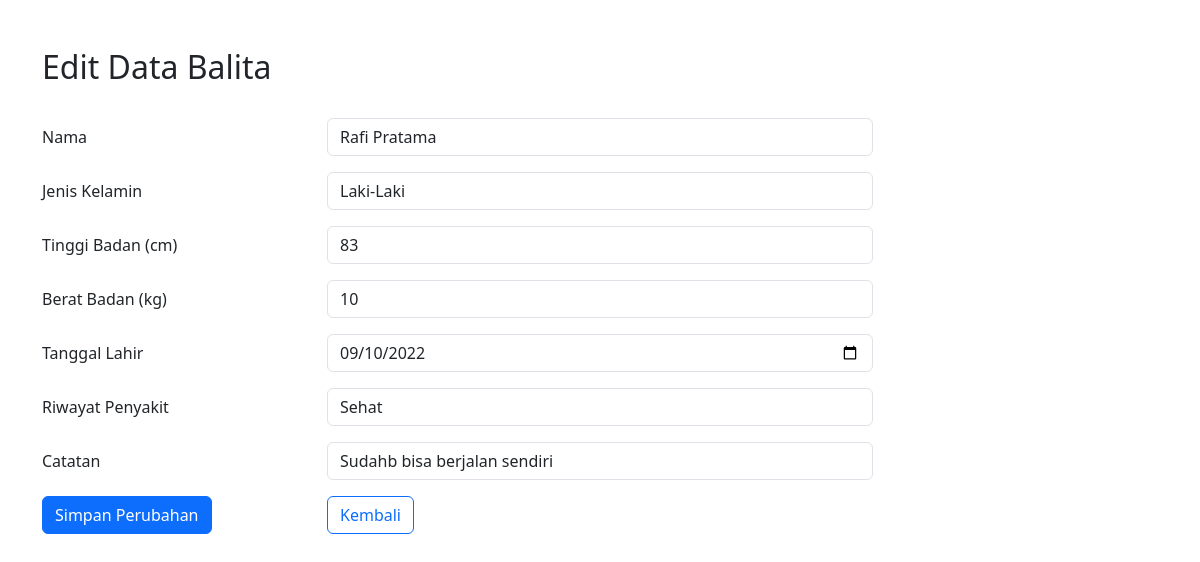
The page /views/edit_bayi.php?id=109 (signed in) on the database its author committed.
### tables this page shows
CREATE TABLE `databayi` (
  `id` int(11) NOT NULL,
  `nama` varchar(100) NOT NULL,
  `tinggi` float NOT NULL,
  `berat` float NOT NULL,
  `jenisKelamin` varchar(20) NOT NULL,
  `tanggalLahir` date NOT NULL,
  `riwayat` varchar(100) NOT NULL,
  `catatan` varchar(50) NOT NULL,
  `orang_tua_id` int(11) NOT NULL
);

### models/manusia.php (called while the page is built, shortened)
<?php
require_once dirname(__DIR__) . '/config/database.php';
class Manusia
{
    public function __construct()
    {
        $database = new Database();
        $this->conn = $database->getConnection();
    }
}

### config/Database.php (called while the page is built, shortened)
<?php
class Database
{
    private $host = "localhost:3307";
    private $db_name = "db_databayi";
    private $username = "root";
    private $password = "";
    private static $conn = null;
    public function getConnection()
    {
        if (self::$conn === null) {
            try {
                self::$conn = new mysqli(
                    $this->host,
                    $this->username,
                    $this->password,
                    $this->db_name
                );
                self::$conn->set_charset("utf8");
            } catch (Exception $exception) {
                die("Koneksi gagal: " . $exception->getMessage());
            }
        }
        return self::$conn;
    }
}

### models/balita.php (called while the page is built, shortened)
<?php
require_once 'manusia.php';
class Bayi extends Manusia
{
    public function getBayiById($id)
    {
        $query = "SELECT * FROM " . self::TABLE . " WHERE id = ? LIMIT 1";
        $stmt = $this->conn->prepare($query);
        $stmt->bind_param("i", $id);
        $stmt->execute();
        $result = $stmt->get_result();
        if ($result && $result->num_rows > 0) {
            return $result->fetch_assoc();
        }
        return null;
    }
}

### views/edit_bayi.php (the view, shortened to what this page needs)
<?php
require_once '../config/database.php';
require_once '../models/balita.php';
$bayiModel = new Bayi();
if (!isset($_GET['id'])) {
    $alert = ['type' => 'danger', 'message' => 'ID tidak ditemukan'];
} else {
    $id = (int) $_GET['id'];
    $dataBayi = $bayiModel->getBayiById($id);
}
?>
<!DOCTYPE html>
<html lang="id">
<head>
    <link href="https://cdn.jsdelivr.net/npm/bootstrap@5.3.3/dist/css/bootstrap.min.css" rel="stylesheet"
>
</head>
<body>
    <div class="container my-5">
        <h2>Edit Data Balita</h2>
        <br>
        <form action="" method="post">
            <div class="row mb-3">
                <label class="col-sm-3 col-form-label">Nama</label>
                <div class="col-sm-6">
                    <input type="text" name="nama" class="form-control" placeholder="Masukkan nama..."
                        value="<?= htmlspecialchars($dataBayi['nama'] ?? '') ?>">
                </div>
            </div>
            <div class="row mb-3">
                <label class="col-sm-3 col-form-label">Jenis Kelamin</label>
                <div class="col-sm-6">
                    <select name="jenisKelamin" class="form-control">
                        <option value="Laki-Laki" <?= ($dataBayi['jenisKelamin'] == 'Laki-Laki') ? 'selected' : '' ?>>
                            Laki-Laki</option>
                    </select>
                </div>
            </div>
            <div class="row mb-3">
                <label class="col-sm-3 col-form-label">Tinggi Badan (cm)</label>
                <div class="col-sm-6">
                    <input type="number" name="tinggi" class="form-control" placeholder="Tinggi badan..." step="0.01"
                        value="<?= $dataBayi['tinggi'] ?>">
                </div>
            </div>
            <div class="row mb-3">
                <label class="col-sm-3 col-form-label">Berat Badan (kg)</label>
                <div class="col-sm-6">
                    <input type="number" name="berat" class="form-control" placeholder="Berat badan..." step="0.01"
                        value="<?= $dataBayi['berat'] ?>">
                </div>
            </div>
            <div class="row mb-3">
                <label class="col-sm-3 col-form-label">Tanggal Lahir</label>
                <div class="col-sm-6">
                    <input type="date" name="tanggalLahir" class="form-control"
                        value="<?= date('Y-m-d', strtotime($dataBayi['tanggalLahir'])) ?>">
                </div>
            </div>
            <div class="row mb-3">
                <label class="col-sm-3 col-form-label">Riwayat Penyakit</label>
                <div class="col-sm-6">
                    <input type="text" name="riwayat" class="form-control" placeholder="Riwayat penyakit..."
                        value="<?= htmlspecialchars($dataBayi['riwayat'] ?? '') ?>">
                </div>
            </div>
            <div class="row mb-3">
                <label class="col-sm-3 col-form-label">Catatan</label>
                <div class="col-sm-6">
                    <input type="text" name="catatan" class="form-control" placeholder="Catatan..."
                        value="<?= htmlspecialchars($dataBayi['catatan'] ?? '') ?>">
                </div>
            </div>
            <div class="row mb-3">
                <div class="col-sm-3">
                    <button type="submit" class="btn btn-primary">Simpan Perubahan</button>
                </div>
                <div class="col-sm-6">
                    <a href="dashboard.php" class="btn btn-outline-primary">Kembali</a>
                </div>
            </div>
        </form>
    </div>
</body>
</html>

### rows shown on the page
databayi: nama "Rafi Pratama", jenisKelamin "Laki-Laki", tinggi "83", berat "10", tanggalLahir "09/10/2022", riwayat "Sehat", catatan "Sudahb bisa berjalan sendiri"
